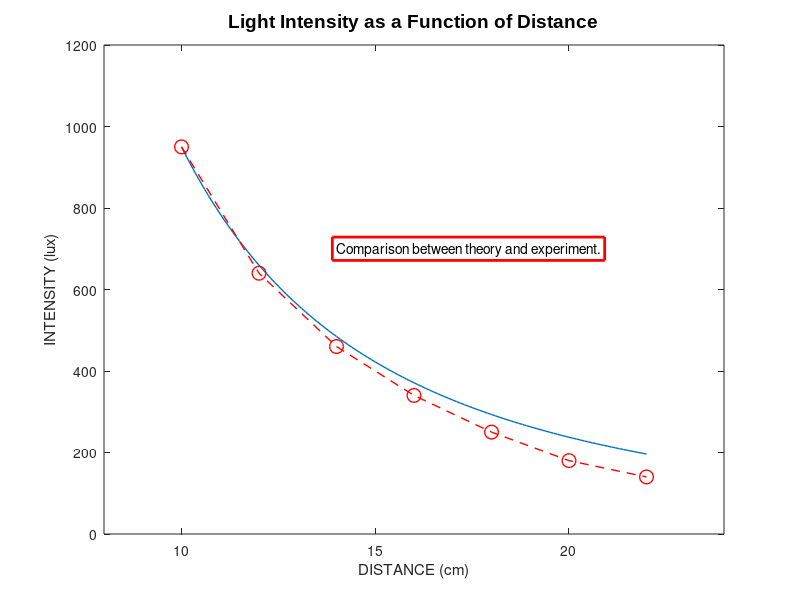

This chart was generated by the following MATLAB code: (Note: this script raises an error after producing the figure.)
x=[10:0.1:22];
y=95000./x.^2;
xd=[10:2:22];
yd=[950 640 460 340 250 180 140];
plot(x,y,'-','LineWidth',1.0)
xlabel('DISTANCE (cm)')
ylabel('INTENSITY (lux)')
title('\fontname{Arial}Light Intensity as a Function of Distance','FontSize',14)
axis([8 24 0 1200])
text(14,700,'Comparison between theory and experiment.','EdgeColor','r','LineWidth',2)
% hold on is used to plpot another line on the same graph
hold on
plot(xd,yd,'ro--','linewidth',1.0,'markersize',10)
legend('Theory','Experiment',0)
hold off